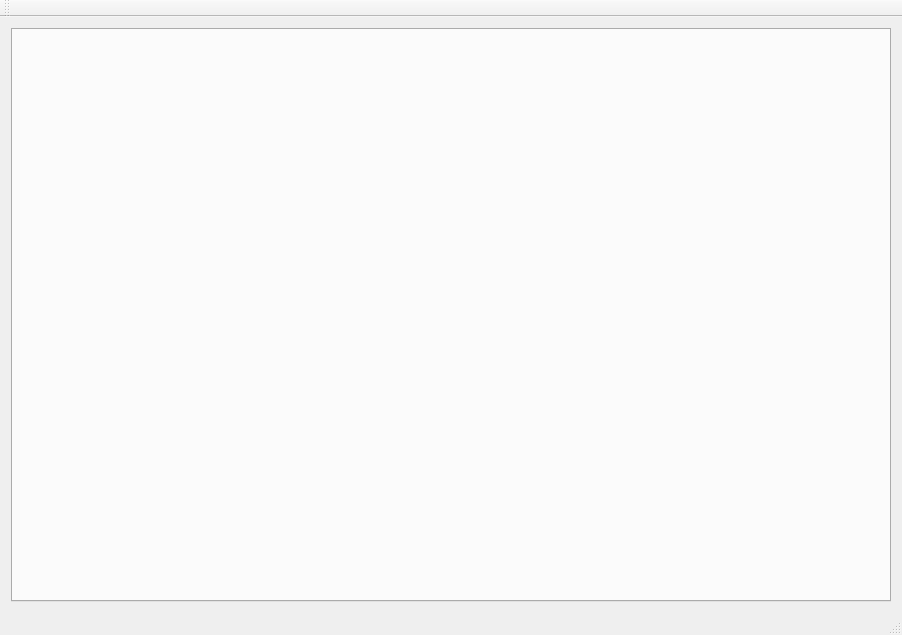
<?xml version="1.0" encoding="UTF-8"?>
<ui version="4.0">
  <class>drumduinoClass</class>
  <widget class="QMainWindow" name="drumduinoClass">
    <property name="geometry">
      <rect>
        <x>0</x>
        <y>0</y>
        <width>902</width>
        <height>635</height>
      </rect>
    </property>
    <property name="windowTitle">
      <string>drumduino</string>
    </property>
    <widget class="QWidget" name="centralWidget">
      <layout class="QVBoxLayout" name="verticalLayout">
        <item>
          <widget class="QTabWidget" name="tabWidget">
          </widget>
        </item>
      </layout>
    </widget>
    <widget class="QMenuBar" name="menuBar">
      <property name="geometry">
        <rect>
          <x>0</x>
          <y>0</y>
          <width>902</width>
          <height>21</height>
        </rect>
      </property>
    </widget>
    <widget class="QToolBar" name="mainToolBar">
      <attribute name="toolBarArea">
        <enum>TopToolBarArea</enum>
      </attribute>
      <attribute name="toolBarBreak">
        <bool>false</bool>
      </attribute>
    </widget>
    <widget class="QStatusBar" name="statusBar"/>
  </widget>
  <layoutdefault spacing="6" margin="11"/>
  <resources>
    <include location="drumduino.qrc"/>
  </resources>
  <connections/>
</ui>
